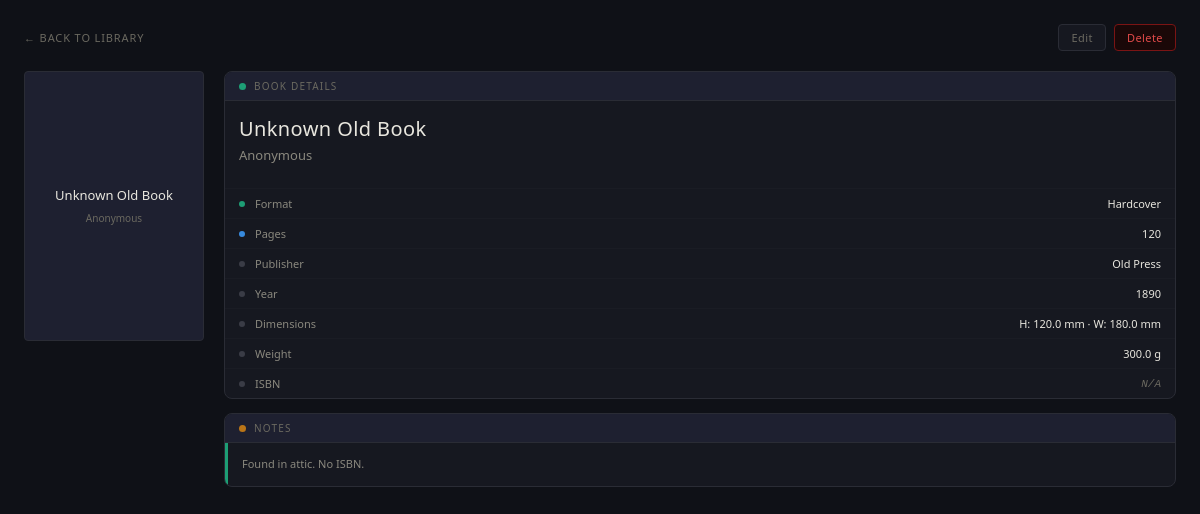
/book/4, run on the app's committed database.
### tables this page shows
CREATE TABLE books (
            id INTEGER PRIMARY KEY AUTOINCREMENT,
            title TEXT NOT NULL,
            author TEXT NOT NULL,
            isbn TEXT,
            publisher TEXT,
            binding TEXT,
            page_count INTEGER,
            published_year INTEGER,
            series_title TEXT,
            series_number REAL,
            height REAL,
            width REAL,
            weight REAL,
            notes TEXT,
            cover_url TEXT,
            read_status TEXT DEFAULT NULL,
            is_signed INTEGER DEFAULT 0,
            no_isbn INTEGER DEFAULT 0
        , cover_filename TEXT);

### app.py (the view)
@app.route('/book/<int:book_id>')
def book_detail(book_id):
    conn = get_db_connection()
    book = conn.execute('SELECT * FROM books WHERE id = ?', (book_id,)).fetchone()
    if book is None:
        conn.close()
        abort(404)
    siblings = conn.execute('''
        SELECT id, binding, published_year, notes
        FROM books
        WHERE title = ? AND author = ? AND id != ?
        ORDER BY id ASC
    ''', (book['title'], book['author'], book_id)).fetchall()
    conn.close()
    book = dict(book)
    cover_filename = book.get('cover_filename')
    local_cover_path = os.path.join(app.static_folder, 'covers', cover_filename) if cover_filename else None
    if cover_filename and os.path.exists(local_cover_path):
        book['resolved_cover'] = '/static/covers/' + cover_filename
    elif book.get('cover_url'):
        book['resolved_cover'] = book['cover_url']
    else:
        book['resolved_cover'] = None
    return render_template('book_detail.html', book=book, siblings=siblings)

### app.py (called while the page is built)
@app.context_processor
def inject_mode():
    return dict(is_read_only=IS_READ_ONLY)

def get_db_connection():
    base_dir = os.path.dirname(os.path.abspath(__file__))
    db_path = os.path.join(base_dir, 'data', 'books.db')
    conn = sqlite3.connect(db_path)
    conn.row_factory = sqlite3.Row
    return conn

### templates/book_detail.html (shortened to what this page needs)
<!DOCTYPE html>
<html lang="en">
<head>
</head>
<body>
    <div class="nav-bar">
        <a href="/" class="nav-link">← Back to Library</a>
        {% if not is_read_only %}
        <div class="nav-actions">
            <a href="/book/{{ book['id'] }}/edit" class="btn btn-ghost">Edit</a>
            <form action="/book/{{ book['id'] }}/delete" method="POST" style="display:inline" onsubmit="return confirm('Are you sure you want to delete this book?');">
                <button type="submit" class="btn btn-danger">Delete</button>
            </form>
        </div>
        {% endif %}
    </div>
    <div class="layout">
        <div class="cover-area">
            {% if book['resolved_cover'] %}
                <img src="{{ book['resolved_cover'] }}" alt="Cover for {{ book['title'] }}" class="cover-img">
            {% else %}
                <div class="placeholder-cover">
                    <div class="placeholder-title">{{ book['title'] }}</div>
                    <div class="placeholder-author">{{ book['author'] }}</div>
                </div>
            {% endif %}
        </div>
        <div>
            <div class="card">
                <div class="card-header">
                    <div class="dot dot-teal"></div>
                    Book Details
                </div>
                <div class="title-block">
                    <div class="book-title">{{ book['title'] }}</div>
                    <div class="book-author">{{ book['author'] }}</div>
                </div>
                <div class="info-row">
                    <div class="row-dot" style="background:var(--teal)"></div>
                    <div class="row-label">Format</div>
                    <div class="row-value">{{ book['binding'] }}</div>
                </div>
                <div class="info-row">
                    <div class="row-dot" style="background:var(--blue)"></div>
                    <div class="row-label">Pages</div>
                    <div class="row-value">{{ book['page_count'] or '-' }}</div>
                </div>
                <div class="info-row">
                    <div class="row-dot" style="background:var(--gray)"></div>
                    <div class="row-label">Publisher</div>
                    <div class="row-value">{{ book['publisher'] or '-' }}</div>
                </div>
                <div class="info-row">
                    <div class="row-dot" style="background:var(--gray)"></div>
                    <div class="row-label">Year</div>
                    <div class="row-value">{{ book['published_year'] or '-' }}</div>
                </div>
                <div class="info-row">
                    <div class="row-dot" style="background:var(--gray)"></div>
                    <div class="row-label">Dimensions</div>
                    <div class="row-value">
                        {% if book['height'] %}H: {{ book['height'] }} mm{% endif %}
                        {% if book['height'] and book['width'] %} · {% endif %}
                        {% if book['width'] %}W: {{ book['width'] }} mm{% endif %}
                    </div>
                </div>
                {% if book['weight'] %}
                <div class="info-row">
                    <div class="row-dot" style="background:var(--gray)"></div>
                    <div class="row-label">Weight</div>
                    <div class="row-value">{{ book['weight'] }} g</div>
                </div>
                {% endif %}
                <div class="info-row">
                    <div class="row-dot" style="background:var(--gray)"></div>
                    <div class="row-label">ISBN</div>
                    <div class="row-value" style="font-family:monospace;font-size:11px">
                        {% if book['isbn'] %}
                            {{ book['isbn'] }}
                        {% elif book['no_isbn'] == 1 %}
                            <span style="color:var(--text-muted);font-style:italic;font-family:inherit">N/A</span>
                        {% else %}
                            -
                        {% endif %}
                    </div>
                </div>
            </div>
            {% if book['notes'] %}
            <div class="card">
                <div class="card-header">
                    <div class="dot dot-amber"></div>
                    Notes
                </div>
                <div class="notes-block">{{ book['notes'] }}</div>
            </div>
            {% endif %}
        </div>
    </div>
</body>
</html>

### templates/book_detail.html (style rules this page uses)
:root { --bg: #0f1117; --surface: #161820; --surface-alt: #1e2030; --border: #2a2c35; --border-dim: #1a1c24; --text-primary: #c8c6be; --text-secondary: #8a887e; --text-muted: #6b6960; --text-dim: #5a5c66; --text-bright: #e8e6de; --teal: #1d9e75; --teal-bg: #0a1612; --teal-border: #0f6e56; --blue: #378add; --amber: #ba7517; --red: #e24b4a; --gray: #3a3c46; --gold: #ffd700; }
* { box-sizing: border-box; margin: 0; padding: 0; }
body { background: var(--bg); color: var(--text-primary); font-family: 'Segoe UI', system-ui, sans-serif; font-size: 12px; padding: 24px; }
.nav-bar { display: flex; justify-content: space-between; align-items: center; margin-bottom: 20px; }
.nav-link { font-size: 11px; color: var(--text-muted); text-decoration: none; text-transform: uppercase; letter-spacing: 0.08em; }
.nav-actions { display: flex; gap: 8px; }
.btn { padding: 5px 12px; border-radius: 4px; font-size: 11px; font-family: inherit; cursor: pointer; border: 1px solid var(--border); text-decoration: none; letter-spacing: 0.04em; display: inline-block; }
.btn-ghost { background: var(--surface); color: var(--text-muted); }
.btn-danger { background: #1a0808; color: var(--red); border-color: #7a1414; }
.layout { display: grid; grid-template-columns: 180px 1fr; gap: 20px; align-items: start; }
.placeholder-cover { width: 100%; aspect-ratio: 2/3; background: var(--surface-alt); border: 1px solid var(--border); border-radius: 4px; display: flex; flex-direction: column; justify-content: center; align-items: center; text-align: center; padding: 16px; gap: 8px; }
.placeholder-title { font-size: 13px; font-weight: 500; color: var(--text-bright); line-height: 1.3; }
.placeholder-author { font-size: 10px; color: var(--text-muted); }
.card { background: var(--surface); border: 1px solid var(--border); border-radius: 8px; overflow: hidden; margin-bottom: 14px; }
.card:last-child { margin-bottom: 0; }
.card-header { padding: 7px 14px; font-size: 10px; letter-spacing: 0.12em; text-transform: uppercase; border-bottom: 1px solid var(--border); display: flex; align-items: center; gap: 8px; color: var(--text-muted); background: var(--surface-alt); }
.dot { width: 7px; height: 7px; border-radius: 50%; flex-shrink: 0; }
.dot-teal { background: var(--teal); }
.dot-amber { background: var(--amber); }
.title-block { padding: 14px; border-bottom: 1px solid var(--border-dim); }
.book-title { font-size: 20px; font-weight: 300; color: var(--text-bright); letter-spacing: 0.02em; margin-bottom: 4px; }
.book-author { font-size: 13px; color: var(--text-secondary); }
.info-row { display: flex; align-items: center; gap: 10px; padding: 7px 14px; border-bottom: 1px solid var(--border-dim); }
.info-row:last-child { border-bottom: none; }
.row-dot { width: 6px; height: 6px; border-radius: 50%; flex-shrink: 0; }
.row-label { color: var(--text-secondary); flex: 1; font-size: 11px; }
.row-value { color: var(--text-bright); font-size: 11px; }
.notes-block { padding: 12px 14px; font-size: 11px; color: var(--text-secondary); line-height: 1.7; border-left: 3px solid var(--teal); }

### data on the page
books: title "Unknown Old Book", author "Anonymous", binding "Hardcover", page_count "120", publisher "Old Press", published_year "1890", height "120.0", width "180.0", weight "300.0", notes "Found in attic. No ISBN."
